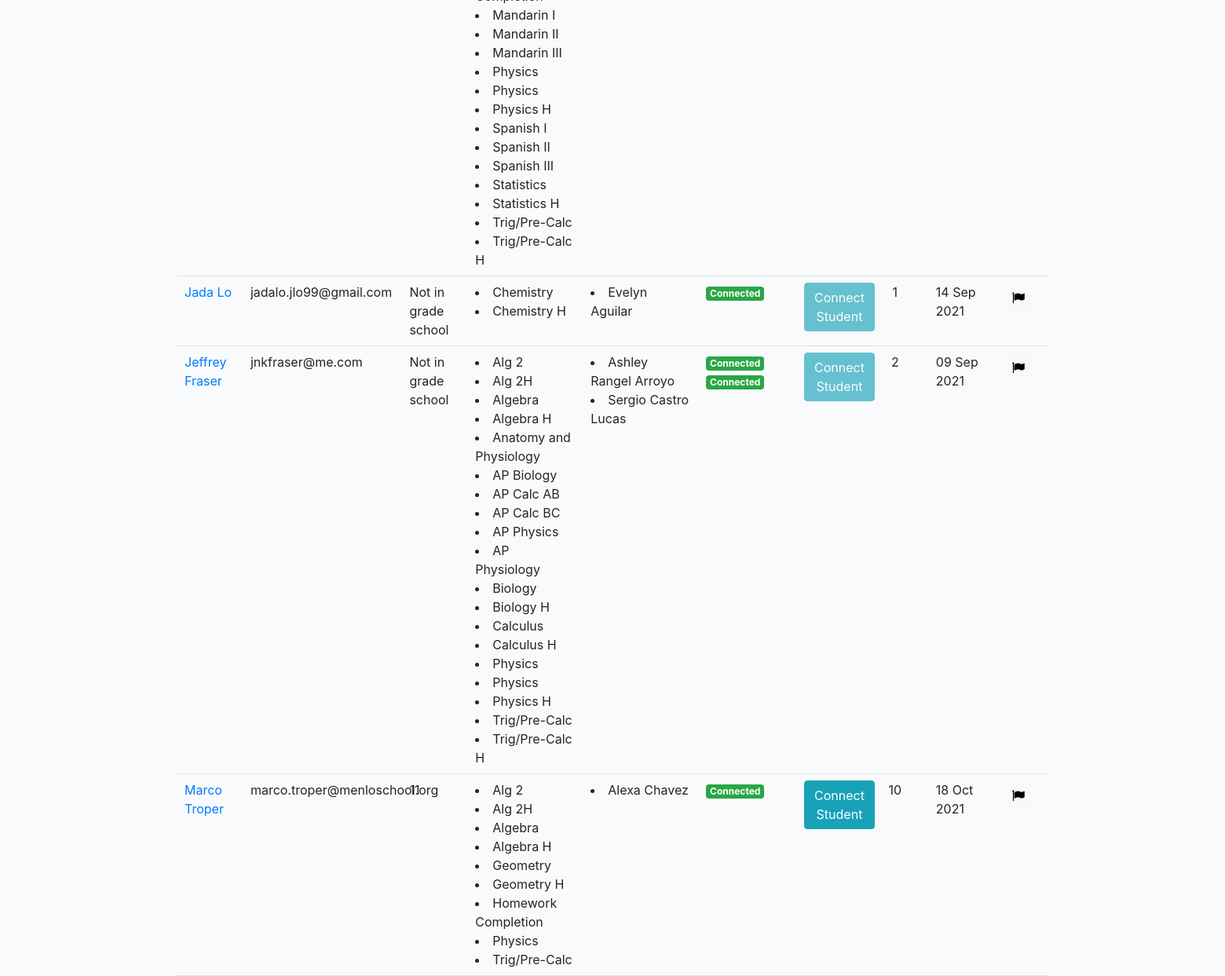
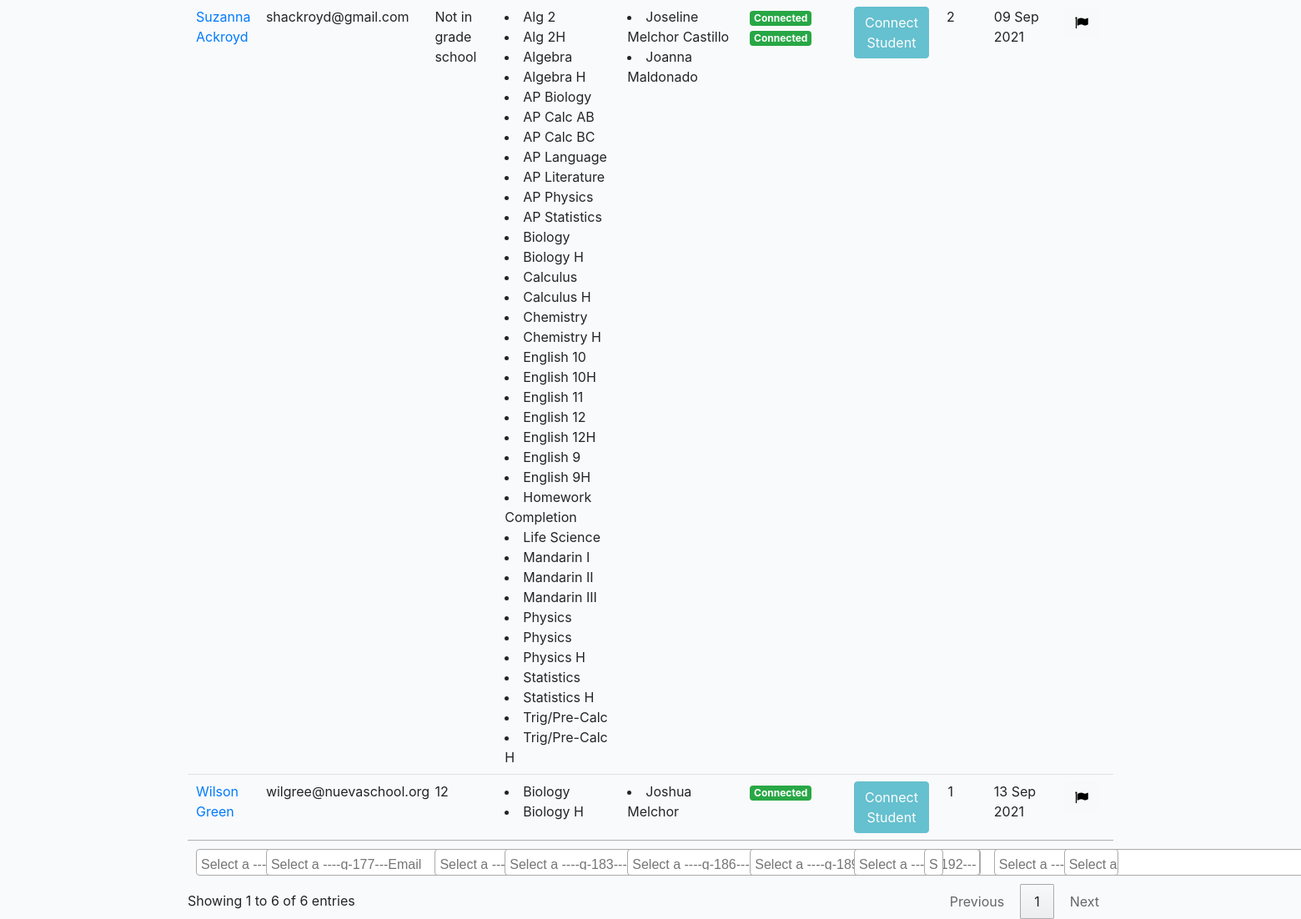
/tutoring/tutors/ (signed in, lower part), run on an earlier commit of the app's database (2 pictures, top to bottom).
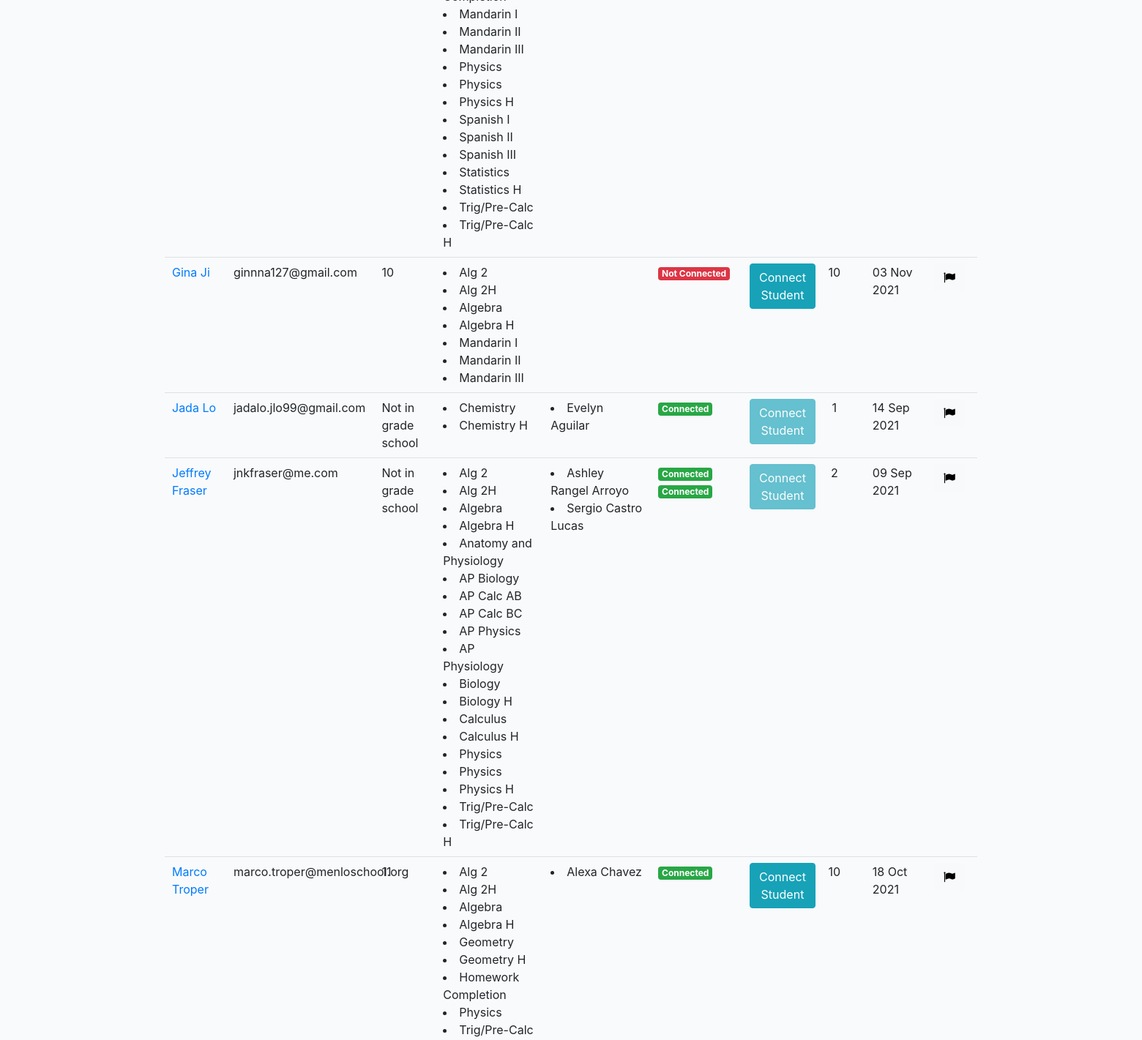
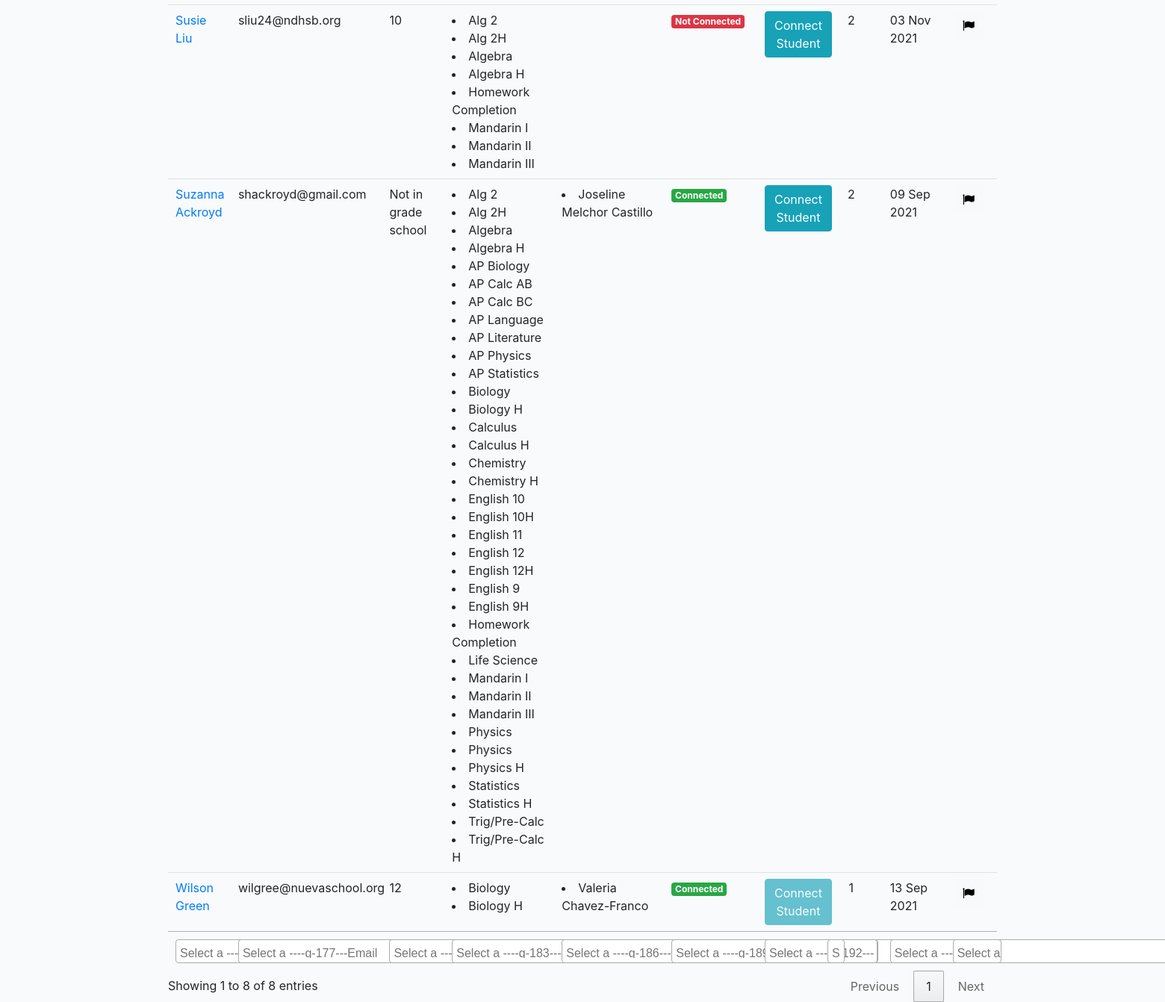
And on a later commit of the database (2 pictures, top to bottom).
### profiles/models.py (models this page shows, shortened)
class Subject(models.Model):
    name = models.CharField(max_length=200, blank=True)
    def __str__(self):
        return self.name

class Profile(models.Model):
    role = models.CharField(max_length=200, choices=ROLE_CHOICES_PROFILE, null=True)
    avatar = models.ImageField(default='avatar.png', upload_to='avatars/')
    first_name = models.CharField(max_length=200, blank=True)
    last_name = models.CharField(max_length=200, blank=True)
    email = models.EmailField(max_length=200, blank=True)
    student_grade = models.CharField(null=True, blank=True, max_length=200, choices=STUDENT_GRADE_CHOICES)
    grade = models.CharField(null=True, blank=True, max_length=200, choices=GRADE_CHOICES)
    academic_advisor = models.ForeignKey(Academicadvisor, null=True, blank=True, on_delete=models.CASCADE, related_name='academic_advisor')
    academic_advisor_email = models.EmailField(max_length=200, blank=True)
    subjects = models.ManyToManyField(Subject, blank=True, related_name='subjects')
    school = models.CharField(max_length=200, blank=True)
    friends = models.ManyToManyField("self", blank=True, related_name='testfriends')
    updated = models.DateTimeField(auto_now=True)
    created = models.DateTimeField(auto_now_add=True)
    slug = models.SlugField(unique=True, blank=True)
    flag = models.BooleanField(default=False)
    parent1_first_name = models.CharField(max_length=200, blank=True)
    parent1_last_name = models.CharField(max_length=200, blank=True)
    parent1_phone = models.CharField(max_length=200, blank=True)
    parent1_email = models.EmailField(max_length=200, blank=True)
    student_capacity = models.IntegerField(null=True, blank=True)
    phone = models.CharField(max_length=200, blank=True)
    question = models.TextField(null=True, blank=True, max_length=1000)
    languages = models.ManyToManyField(Language, blank=True, related_name='subjects')
    comfortable_share_phone = models.BooleanField(default=False)
    permission_share_grade = models.BooleanField(default=False)
    optional_school_loop_profile_link = models.TextField(null=True, blank=True, max_length=500)
    optional_school_loop_username = models.TextField(null=True, blank=True, max_length=500)
    optional_school_loop_password = models.TextField(null=True, blank=True, max_length=500)
    parent_languages = models.CharField(null=True, blank=True, max_length=200, choices=LANGUAGE_CHOICES)
    age = models.IntegerField(null=True, blank=True)
    ethnic = models.CharField(null=True, blank=True, max_length=200, choices=ETHNIC_CHOICES)
    note = models.TextField(null=True, blank=True, max_length=1000)
    interest = models.ManyToManyField(Interest, blank=True, related_name='interest')
    check = models.CharField(null=True, blank=True, max_length=200, choices=YES_NO)
    status = models.CharField(null=True, blank=True, max_length=200, choices=PROFILE_STATUS, default='active')
    def get_absolute_url(self):
        return reverse("profiles:profile-detail-view", kwargs={"slug": self.slug})
    def get_friends(self):
        return self.friends.all()
    def get_friends_no(self):
        return self.friends.all().count()
    def get_subjects(self):
        return self.subjects.all()
    __initial_first_name = None
    __initial_last_name = None
    def __init__(self, *args, **kwargs):
        super().__init__(*args, **kwargs)
        self.__initial_first_name = self.first_name
        self.__initial_last_name = self.last_name

### profiles/views.py (the view)
# urls.py: path('tutors/', TutorProfileListView.as_view(), name='tutor-profiles-view'),
@method_decorator(login_required, name='dispatch')
@method_decorator(allowed_users(allowed_roles=['tutor', 'admin']), name='dispatch')
class TutorProfileListView(ListView):
    model = Profile
    template_name = 'tutor/tutor-profile-list.html'
    def get_queryset(self):
        qs = Profile.objects.filter(role='tutor')
        return qs
    def get_context_data(self, **kwargs):
        context = super().get_context_data(**kwargs)
        active_recipients = []
        active_conn = Connection.objects.filter(status='connected')
        for i in active_conn:
            active_recipients.append(i.tutor.email)
        active_recipients = list(set(active_recipients))
        active_recipients = ("; ".join(active_recipients))
        context["active_recipients"] = active_recipients
        recipients = list(i for i in Profile.objects.filter(role='tutor').values_list('email', flat=True))
        recipients = ("; ".join(recipients))
        context["recipients"] = recipients
        return context

### cprofiles/context_processors.py (called while the page is built)
def choice_question(request):
    if(request.user.id):
        choice_unanswered_question_num = Question.objects.filter(status="UNANSWERED").count()
        choice_session_flag_num = Session.objects.filter(flag=True).count()
        return {
            'choice_unanswered_question_num' : choice_unanswered_question_num,
            'choice_session_flag_num' : choice_session_flag_num
        }
    return {}

### middleschool/context_processors.py (called while the page is built)
def middle_school_question(request):
    if(request.user.id):
        middle_school_unanswered_question_num = Question.objects.filter(status="UNANSWERED").count()
        middle_school_session_flag_num = Session.objects.filter(flag=True).count()
        return {
            'middle_school_unanswered_question_num' : middle_school_unanswered_question_num,
            'middle_school_session_flag_num' : middle_school_session_flag_num
        }
    return {}

### templates/tutor/tutor-profile-list.html (shortened to what this page needs)
{% extends 'base.html' %}
{% load static %}
{% block stylesheet %}{% static '/css/my_invites.css' %}{% endblock %}
{% block content %}
<p><a href="mailto:{{recipients}}">Click here to email All Tutors</a>
<p><a href="mailto:{{active_recipients}}">Click here to email Active Tutors</a>
    <div class="table-responsive-lg">
        <table id="myTable" class="table">
            <tfoot>
                <tr>
                    <th>Name</th>
                    <th>Email</th>
                    <th>Grade</th>
                    <th>Subjects</th>
                    <th>Student</th>
                    <th>Status</th>
                    <th>Action</th>
                    <th>Capacity</th>
                    <th>Date Added</th>
                    <th>Flag</th>
                </tr>
            </tfoot>
            <tbody>
                {% for obj in object_list %}
                <tr>
                    <td><a href="{{obj.get_absolute_url}}">{{obj.first_name}} {{obj.last_name}}</a></td>
                    <td>{{obj.email}}</td>
                    <td>{{obj.grade}}</td>
                    <td>
                        {% for subject in obj.get_subjects %}<li>{{subject}}</li>{% endfor %}
                    </td>
                    <td>
                        {% for friend in obj.get_friends %}<li>{{friend.first_name}} {{friend.last_name}} </li>{% endfor %}
                    </td>
                    <td>
                    {% if obj.status == 'deactivated' %}
                        <div><span class="badge badge-secondary">Deactivated</span></div>
                    {% else %}
                        {% for friend in obj.get_friends %}
                        <div><span class="badge badge-success">Connected</span></div>
                        {% empty %}
                        <div><span class="badge badge-danger">Not Connected</div>
                        {% endfor %}
                    {% endif %}
                    </td>
                    {% if obj.status == 'deactivated' %}
                    <td><a href="{% url 'profiles:tutor-detail-view' obj.slug %}"><button type="submit"
                                class="btn btn-info" disabled>Connect Student</button></a></td>
                    {% elif obj.student_capacity > obj.get_friends_no or obj.student_capacity == None %}
                    <td><a href="{% url 'profiles:tutor-detail-view' obj.slug %}"><button type="submit"
                                class="btn btn-info">Connect Student</button></a></td>
                    {% else %}
                    <td><a href="{% url 'profiles:tutor-detail-view' obj.slug %}"><button type="submit"
                                class="btn btn-info" disabled>Connect Student</button></a></td>
                    {% endif %}
                    <td class="capacity">{{ obj.student_capacity }}</td>
                    <td>{{ obj.created |date:"d M Y"  }}</td>
                    <td>
                        <form action="{% url 'profiles:flag-tutor' %}" method="POST" class='like-form' id='{{obj.id}}'>
                            <button type="submit" class="like_btn btn btn-light like-btn{{obj.id}}">
                                {% if obj.flag == False %}
                                <i class="fa fa-flag thumb{{obj.id}}" style="color:black"></i>
                                {% else %}
                                <i class="fa fa-flag thumb{{obj.id}}" style="color:red"></i>
                                <p class="flag">true</p>
                                {% endif %}
                            </button>
                        </form>
                    </td>
                </tr>
                {% endfor %}
            </tbody>
        </table>
    </div>
    {% endblock content %}

What changed in the data, as far as the page shows it:
no longer on this page (row edited): Profile: first_name "Joanna", last_name "Maldonado"
no longer on this page (row edited): Profile: first_name "Joshua", last_name "Melchor"
added Profile: first_name "Valeria", last_name "Chavez-Franco"
added Profile: first_name "Susie", last_name "Liu", email "sliu24@ndhsb.org", grade "10", status "Not Connected", student_capacity "2", created "03 Nov 2021", Subject (name "Alg 2"), Subject (name "Alg 2H"), Subject (name "Algebra"), Subject (name "Algebra H"), Subject (name "Homework Completion"), Subject (name "Mandarin I"), Subject (name "Mandarin II"), Subject (name "Mandarin III")
added Profile: first_name "Gina", last_name "Ji", email "ginnna127@gmail.com", grade "10", status "Not Connected", student_capacity "10", created "03 Nov 2021", Subject (name "Alg 2"), Subject (name "Alg 2H"), Subject (name "Algebra"), Subject (name "Algebra H"), Subject (name "Mandarin I"), Subject (name "Mandarin II"), Subject (name "Mandarin III")
Also different on the page:
text written by a page script: "Showing 1 to 6 of 6 entries Previous 1 Next" → "Showing 1 to 8 of 8 entries Previous 1 Next"
